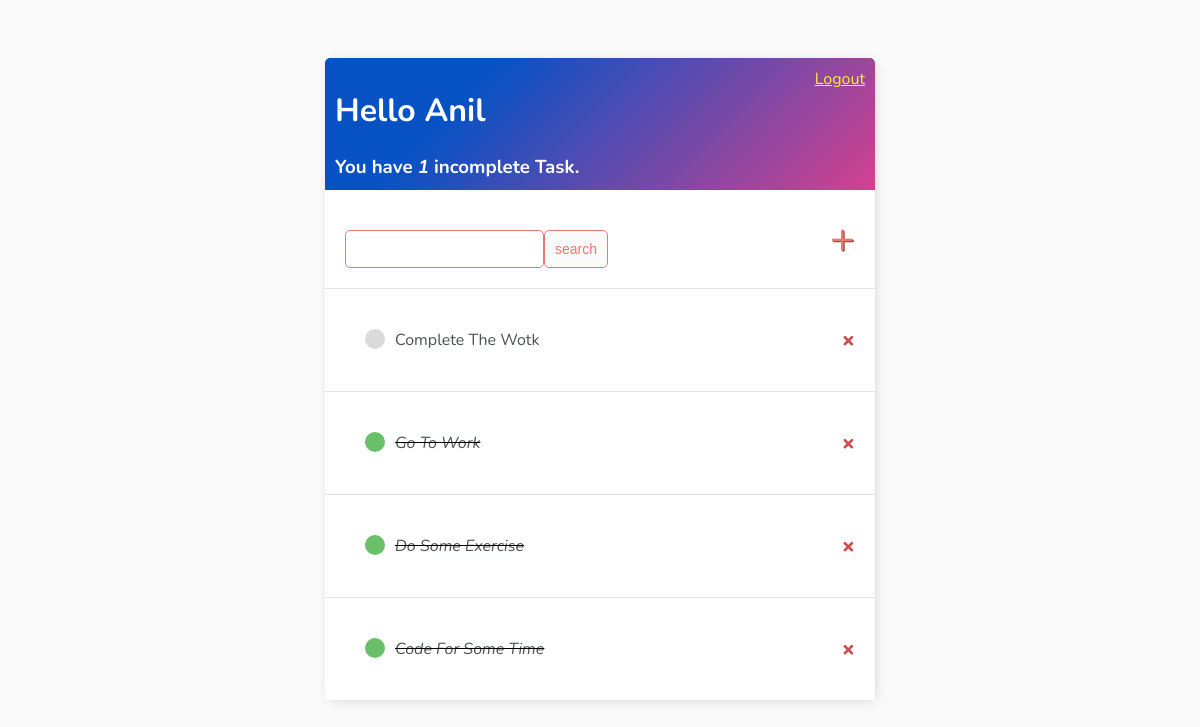
The page / (signed in) on the database as committed earlier.
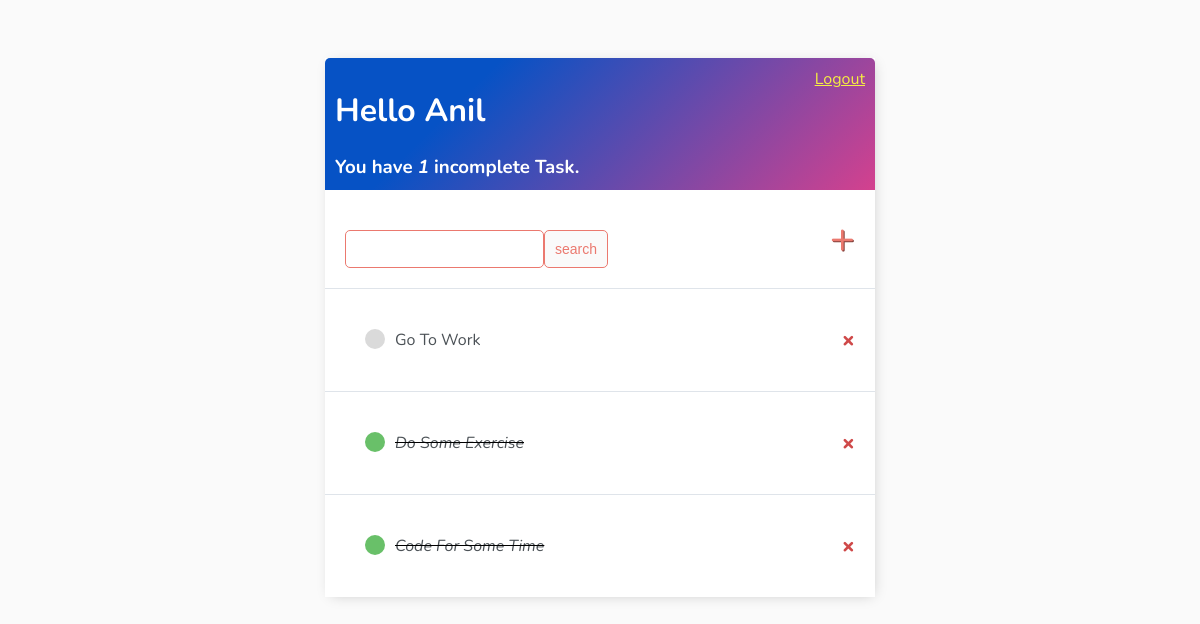
The same page on the database as committed later.
### base/models.py (models this page shows)
class Task(models.Model):
    user = models.ForeignKey(User, on_delete= models.CASCADE, null=True,blank= True)
    title = models.CharField(max_length=200,)
    description = models.TextField(null=True, blank=True)
    complete = models.BooleanField(default=False)
    create = models.DateTimeField(auto_now_add=True)
    def __str__(self):
        return self.title
    class Meta:
        ordering = ['complete']

### base/views.py (the view)
# urls.py: path('',TaskList.as_view(), name = 'tasks'),
class TaskList(LoginRequiredMixin ,ListView):              #LoginRequiredMixin argument will restrict TaskList page from accessing without logging in
    model = Task
    context_object_name = 'tasks'
    def get_context_data(self, **kwargs):                      #function to pass user specific data
        context = super().get_context_data(**kwargs)
        context['tasks'] = context['tasks'].filter(user=self.request.user)       #filtering tasks user specific
        context['count'] = context['tasks'].filter(complete=False).count()         #counting incomplete tasks
        search_input = self.request.GET.get('search-area') or ''                    #storing serch input from sear-area in search_input
        if search_input:
            context['tasks'] = context['tasks'].filter(title__startswith = search_input) #fitering tasks according to search_input
        context['search_input'] = search_input
        return context

### base/templates/base/task_list.html
{% extends 'base/main.html' %}
{% block content %}
<div class="header-bar">
    <div>
        <h1>Hello {{request.user|title}}</h1>
        <h3 style="margin:0">You have <i>{{count}} </i> incomplete Task{{ count|pluralize:"s" }}. </h3>
    </div>
    {% if request.user.is_authenticated %}
    <a  href="{% url 'logout' %}">Logout</a>
    {% else %}
    <a  href="{% url 'login' %}">Login </a>
    {% endif %}
</div>
<div id="search-add-wrapper">
    <form method="GET" style="margin-top: 20px; display: flex;">
        <input type="text" name='search-area' value="{{search_input}}">
        <input class="button" type="submit" value="search">
    </form>
    <a id="add-link" href="{% url 'task-create' %}">&#x2b;</a>
</div>
<div class=task-items-wrapper>
    {% for task in tasks %}
        <div class="task-wrapper">
            {% if task.complete %}
            <div class="task-title">
                <div class="task-complete-icon"></div>
                <i><s><a href="{% url 'task-update' task.id %}">{{task}}</a></s></i>
            </div>
            <a class="delete-link" href="{% url 'task-delete' task.id %}">&#215;</a>
            {% else %}
            <div class="task-title">
                    <div class="task-incomplete-icon"></div>
                    <a href="{% url 'task-update' task.id %}">{{task}}</a>
            </div>
            <a class="delete-link" href="{% url 'task-delete' task.id %}"> &#215;</a>
            {% endif %}
        </div>
    {% empty %}
    <h3>NO item in the list</h3>
    {% endfor %}
</div>
{% endblock content %}

### base/templates/base/main.html (shortened to what this page needs)
<!DOCTYPE html>
<html lang="en">
<head>
</head>
<body>
    <div class="container">
        {% block content %}
        {% endblock content %}
    </div>
</body>
</html>

### base/templates/base/main.html (style rules this page uses)
body { background-color:#FAFAFA; font-family: 'Nunito', sans-serif; padding-top: 50px; }
.container { max-width: 550px; margin: auto; background-color: #fff; -webkit-box-shadow: 2px 2px 13px -4px rgba(0, 0, 0, 0.21); box-shadow: 2px 2px 13px -4px rgba(0, 0, 0, 0.21); }
h1, h2, h3, h4, h5, h6, { font-family: 'Raleway', sans-serif; }
a { color: #f5ef42; }
.header-bar { display: flex; justify-content: space-between; color: #fff; padding: 10px; border-radius: 5px 5px 0 0;  background-color: #d4418e; background-image: linear-gradient(315deg, #d4418e 0%, #0652c5 74%); }
.task-wrapper { display: flex; align-items: center; justify-content: space-between; background-color: #fff; border-top: 1px solid #dfe4ea; overflow: hidden; padding: 20px; }
.task-title { display: flex; padding: 20px; }
.task-title a { text-decoration: none; color: #4b5156; margin-left: 10px; }
.task-complete-icon { height: 20px; width: 20px; background-color: rgb(105, 192, 105); border-radius: 50%; }
.task-incomplete-icon { height: 20px; width: 20px; background-color: rgb(218, 218, 218); border-radius: 50%; }
.delete-link { text-decoration: none; font-weight: 900; color: #cf4949; font-size: 22px; line-height: 0; padding: 20px 0px; }
#add-link { color: #EB796F; text-decoration: none; font-size: 42px; text-shadow: 1px 1px #81413b; }
#search-add-wrapper { display: flex; justify-content: space-between; align-items: center; padding: 20px; }
input[type=text], input[type=password], textarea { border: 1px solid #EB796F; border-radius: 5px; padding: 10px; width: 90%; }
.button { border: 1px solid #EB796F; background-color: #FAFAFA; color: #EB796F; padding: 10px; font-size: 14px; border-radius: 5px; cursor: pointer; text-decoration: none; }

Rows that differ between the two databases and show on the page:
removed Task: title "Complete The Wotk"
changed Task "Go To Work": complete True → False (drawn)
